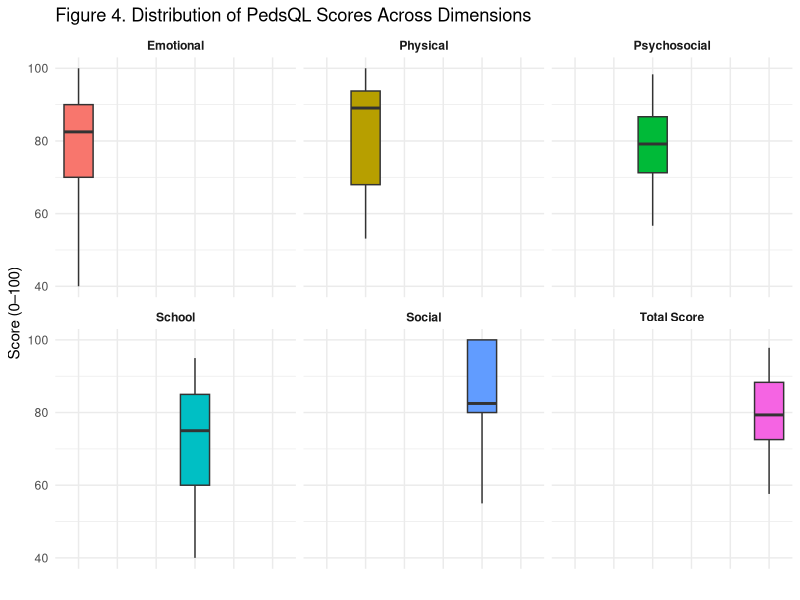
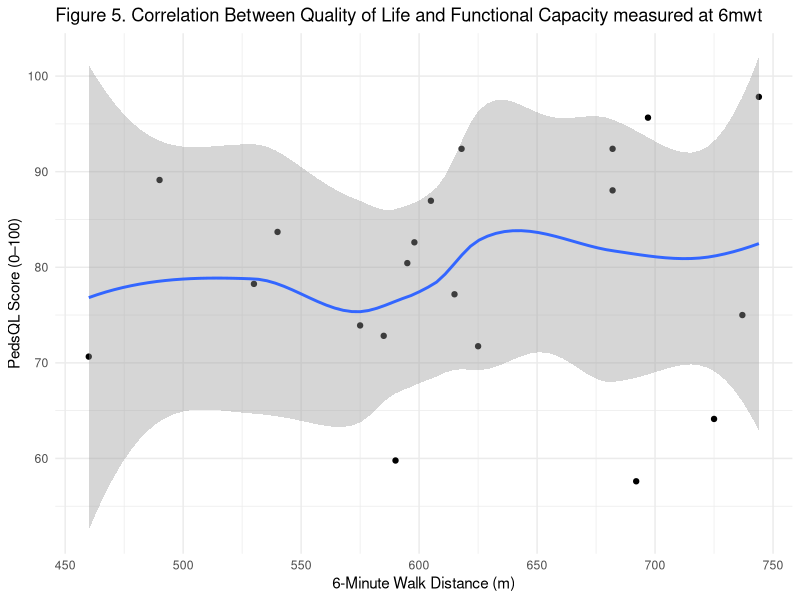
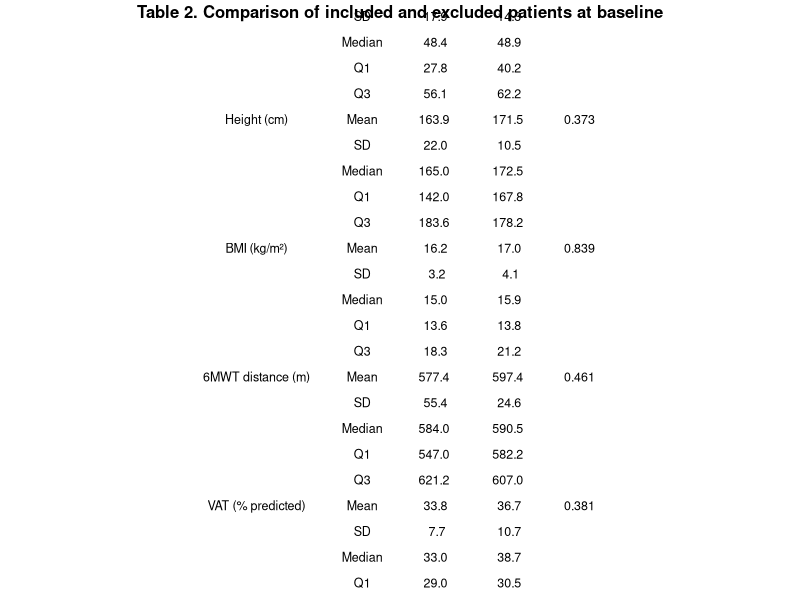
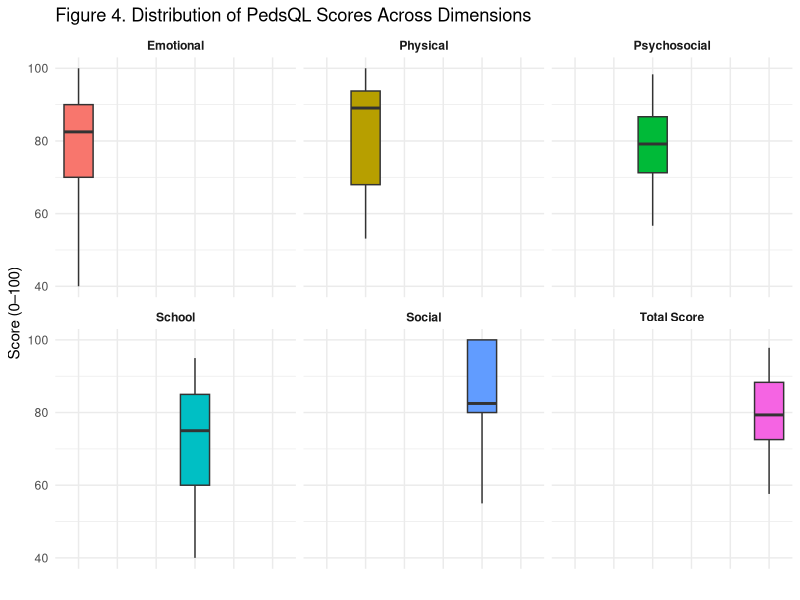
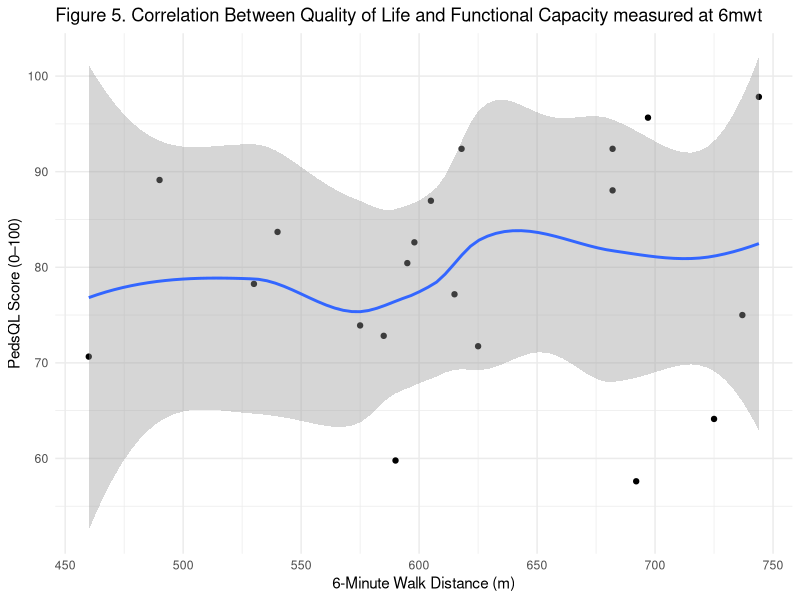

Recreate these plots in R, in order.
## ---- chunk 1
knitr::opts_chunk$set(echo = TRUE, warning = FALSE, message = FALSE)
## ---- chunk 2
# Load package
library(readxl)

# Import datasets
included_data <- read_excel("data/data_clean.xlsx")
excluded_data <- read_excel("data/data_excluded.xlsx")

# Check structure
str(included_data)
str(excluded_data)
## ---- chunk 3
library(dplyr)
library(gridExtra)
library(grid)

# Fonction descriptive
describe <- function(x) {
  data.frame(
    Statistic = c("Mean", "SD", "Median", "Q1", "Q3"),
    Value = c(
      mean(x, na.rm = TRUE),
      sd(x, na.rm = TRUE),
      median(x, na.rm = TRUE),
      quantile(x, 0.25, na.rm = TRUE),
      quantile(x, 0.75, na.rm = TRUE)
    )
  )
}

vars <- c("age", "weight_kg", "height_cm", "bmi_kg_cm2",
          "6minwt_distance_traveled_m_before",
          "vat_before",
          "pedsql_totalself_before")

labels <- c(
  "Age (years)",
  "Weight (kg)",
  "Height (cm)",
  "BMI (kg/m²)",
  "6MWT distance (m)",
  "VAT (% predicted)",
  "PedsQL score (0–100)"
)

table_list <- list()

for(i in seq_along(vars)) {
  
  var <- vars[i]
  
  x <- included_data[[var]]
  y <- excluded_data[[var]]
  
  # Remove NA (important pour le test)
  x_clean <- x[!is.na(x)]
  y_clean <- y[!is.na(y)]
  
  # Mann-Whitney
  p_val <- round(wilcox.test(x_clean, y_clean)$p.value, 3)
  
  inc <- describe(x)
  exc <- describe(y)
  
  df <- data.frame(
    Variable = c(labels[i], rep("", 4)),
    Statistic = inc$Statistic,
    Included = round(inc$Value, 1),
    Excluded = round(exc$Value, 1),
    p_value = c(p_val, rep("", 4))
  )
  
  table_list[[i]] <- df
}

table_final <- do.call(rbind, table_list)

# ---- SEX ----
p_sexe <- round(fisher.test(table(
  c(included_data$sexe, excluded_data$sexe),
  c(rep("Included", nrow(included_data)),
    rep("Excluded", nrow(excluded_data)))
))$p.value, 3)

sexe_inc <- table(included_data$sexe)
sexe_exc <- table(excluded_data$sexe)

sex_df <- data.frame(
  Variable = c("Sex (M/F)", rep("", length(sexe_inc)-1)),
  Statistic = names(sexe_inc),
  Included = as.numeric(sexe_inc),
  Excluded = as.numeric(sexe_exc),
  p_value = c(p_sexe, rep("", length(sexe_inc)-1))
)

table_final <- rbind(table_final, sex_df)

table_final

library(gridExtra)
library(grid)

# Ajuster hauteur automatiquement
n_rows <- nrow(table_final)

pdf(
  "figures/Table_2_Comparison_of_included_and_excluded_patients_at_baseline.pdf",
  width = 8,
  height = 1 + n_rows * 0.3   
)

# Table sans quadrillage
tg <- tableGrob(
  table_final,
  rows = NULL,
  theme = ttheme_minimal(  
    core = list(
      fg_params = list(fontsize = 9)
    ),
    colhead = list(
      fg_params = list(fontsize = 10, fontface = "bold")
    )
  )
)

grid.arrange(
  textGrob(
    "Table 2. Comparison of included and excluded patients at baseline",
    gp = gpar(fontsize = 12, fontface = "bold")
  ),
  tg,
  ncol = 1,
  heights = c(0.2, 5)  
)

dev.off()
## ---- chunk 4

# Paired Wilcoxon test
wilcox_test <- wilcox.test(
  included_data$`6minwt_distance_traveled_m_after`,
  included_data$`6minwt_distance_traveled_m_before`,
  paired = TRUE,
  exact = TRUE
)
wilcox_test

## ---- chunk 5
library(dplyr)
library(tidyr)
library(ggplot2)

pedsql_data <- included_data %>%
  select(
    pedsql_totalself_after,
    pedsql_physiqueself_after,
    pedsql_emotionself_after,
    pedsql_relationself_after,
    pedsql_ecoleself_after,
    pedsql_psycosocialself_after
  ) %>%
  pivot_longer(cols = everything(),
               names_to = "Dimension",
               values_to = "Score") %>%
  mutate(Dimension = recode(Dimension,
    "pedsql_totalself_after" = "Total Score",
    "pedsql_physiqueself_after" = "Physical",
    "pedsql_emotionself_after" = "Emotional",
    "pedsql_relationself_after" = "Social",
    "pedsql_ecoleself_after" = "School",
    "pedsql_psycosocialself_after" = "Psychosocial"
  ))

# Create boxplot with facets
p_pedsql <- ggplot(pedsql_data, aes(x = Dimension, y = Score, fill = Dimension)) +
  geom_boxplot(show.legend = FALSE) +
  
  # Facet (1 boxplot par dimension)
  facet_wrap(~Dimension, nrow = 2) +
  
  xlab("") +
  ylab("Score (0–100)") +
  ggtitle("Figure 4. Distribution of PedsQL Scores Across Dimensions") +
  
  theme_minimal() +
  theme(
    strip.text = element_text(face = "bold"),   # titres des facets
    axis.text.x = element_blank(),              # inutile maintenant
    axis.ticks.x = element_blank()
  )

p_pedsql

# Export PDF
ggsave(
  "figures/Figure_4_PedsQL_Dimensions.pdf",
  plot = p_pedsql,
  width = 8,
  height = 6
)
## ---- chunk 6
# Spearman correlation
cor_test <- cor.test(
  included_data$`6minwt_distance_traveled_m_after`,
  included_data$pedsql_totalself_after,
  method = "spearman"
)

cor_test

# Viewing
library(ggplot2)

# Create plot
p_corr <- ggplot(included_data, aes(
  x = `6minwt_distance_traveled_m_after`,
  y = pedsql_totalself_after
)) +
  geom_point() +
  geom_smooth(method = "loess", se = TRUE) +
  xlab("6-Minute Walk Distance (m)") +
  ylab("PedsQL Score (0–100)") +
  ggtitle("Figure 5. Correlation Between Quality of Life and Functional Capacity measured at 6mwt ") +
  theme_minimal()

p_corr

# Export PDF
ggsave(
  "figures/Figure_5_Correlation_PedsQL_6MWT.pdf",
  plot = p_corr,
  width = 8,
  height = 6
)
